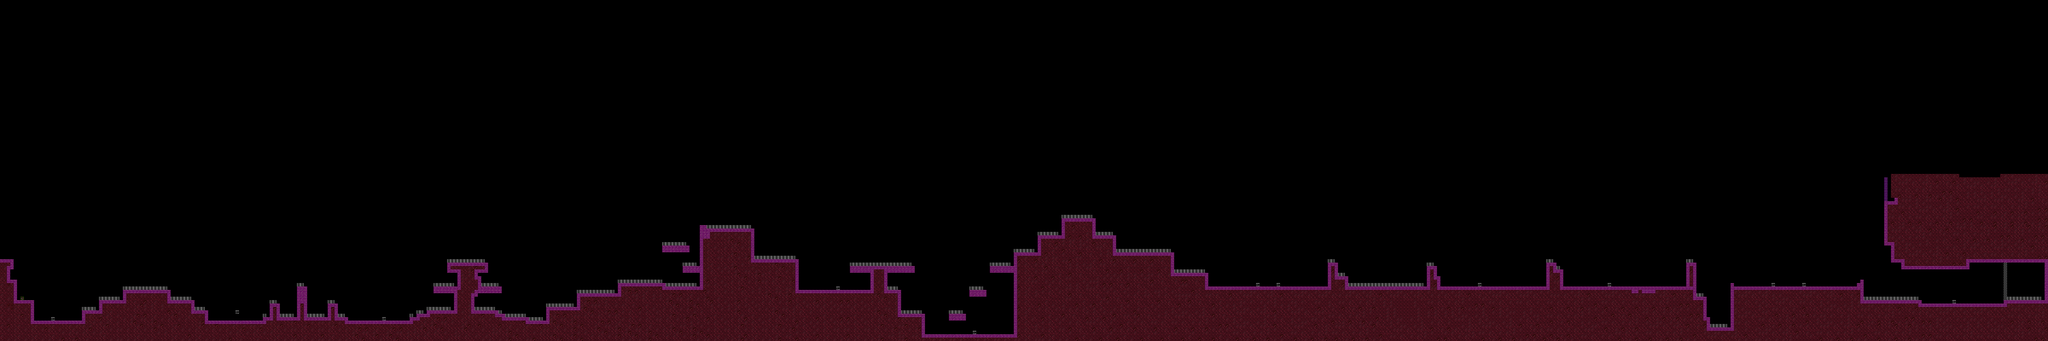

The image is a tile-based game level rendered from a .tmx file. Its description and source (layers, tilesets, objects; grid data summarised) follow:
An orthogonal 600x100 tile map with 24x24 px tiles, 3 tile layers (Graphics, Foreground, Meta), 2 tilesets.

<map version="1.0" orientation="orthogonal" width="600" height="100" tilewidth="24" tileheight="24">
 <tileset firstgid="1" name="Graphics" tilewidth="24" tileheight="24">
  <image source="tileset_bad_dream.png" width="600" height="1000" />
 </tileset>
 <tileset firstgid="1026" name="Meta" tilewidth="24" tileheight="24">
  <image source="meta_tiles.png" width="96" height="48" />
 </tileset>
 <layer name="Graphics" width="600" height="100">
  <data>[60000 cells, 10340 non-empty, 8 distinct tile ids]</data>
 </layer>
 <layer name="Foreground" width="600" height="100">
  <data>[60000 cells, 29 non-empty, 11 distinct tile ids]</data>
 </layer>
 <layer name="Meta" width="600" height="100" opacity="0.43">
  <data>[60000 cells, 1518 non-empty, 5 distinct tile ids]</data>
 </layer>
</map>
